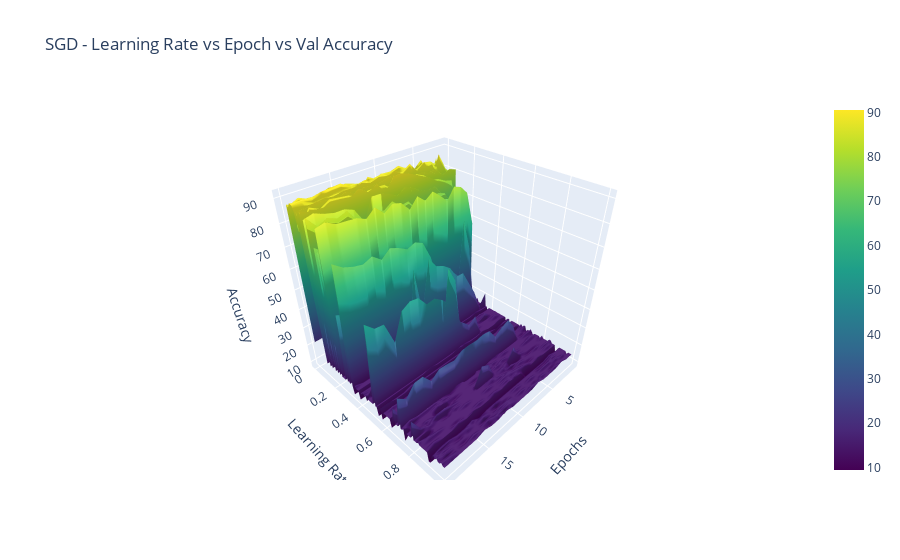

Notebook source saved alongside this figure:
### Code cell
optimizer = "SGD"
metric = "Epoch"

# Create 3D surface plot
trace = go.Surface(x=np.arange(1, num_epochs + 1), y=learning_rates, z=val_accuracy_data, colorscale='Viridis')
layout = go.Layout(
    scene=dict(
        xaxis=dict(title='Epochs'),
        yaxis=dict(title='Learning Rate'),
        zaxis=dict(title='Accuracy'),
    ),
    title=f'{optimizer.upper()} - Learning Rate vs {metric.capitalize()} vs Val Accuracy'
)
fig = go.Figure(data=[trace], layout=layout)
fig.show()

### Figure 1 — Plotly figure (JSON) as saved in the notebook; plotly's stock layout.template omitted (floating-point values rounded to 4 significant figures; data arrays with more than 128 entries replaced by an {"elided": "..."} marker saying what was removed)
{"data": [{"colorscale": [[0, "#440154"], [0.1111, "#482878"], [0.2222, "#3e4989"], [0.3333, "#31688e"], [0.4444, "#26828e"], [0.5556, "#1f9e89"], [0.6667, "#35b779"], [0.7778, "#6ece58"], [0.8889, "#b5de2b"], [1, "#fde725"]], "type": "surface", "x": [1, 2, 3, 4, 5, 6, 7, 8, 9, 10, 11, 12, 13, 14, 15, 16, 17, 18, 19, 20], "y": [0, 0.01, 0.02, 0.03, 0.04, 0.05, 0.06, 0.07, 0.08, 0.09, 0.1, 0.11, 0.12, 0.13, 0.14, 0.15, 0.16, 0.17, 0.18, 0.19, 0.2, 0.21, 0.22, 0.23, 0.24, 0.25, 0.26, 0.27, 0.28, 0.29, 0.3, 0.31, 0.32, 0.33, 0.34, 0.35, 0.36, 0.37, 0.38, 0.39, 0.4, 0.41, 0.42, 0.43, 0.44, 0.45, 0.46, 0.47, 0.48, 0.49, 0.5, 0.51, 0.52, 0.53, 0.54, 0.55, 0.56, 0.57, 0.58, 0.59, 0.6, 0.61, 0.62, 0.63, 0.64, 0.65, 0.66, 0.67, 0.68, 0.69, 0.7, 0.71, 0.72, 0.73, 0.74, 0.75, 0.76, 0.77, 0.78, 0.79, 0.8, 0.81, 0.82, 0.83, 0.84, 0.85, 0.86, 0.87, 0.88, 0.89, 0.9, 0.91, 0.92, 0.93, 0.94, 0.95, 0.96, 0.97, 0.98, 0.99, 1], "z": {"elided": "101x20 float values"}}], "layout": {"scene": {"xaxis": {"title": {"text": "Epochs"}}, "yaxis": {"title": {"text": "Learning Rate"}}, "zaxis": {"title": {"text": "Accuracy"}}}, "title": {"text": "SGD - Learning Rate vs Epoch vs Val Accuracy"}}}
